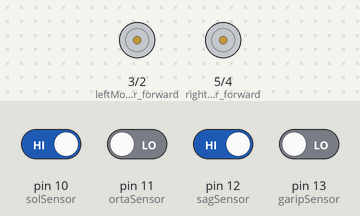
A sketch run on a simulated Arduino Uno, built with avr-gcc and run on an emulated ATmega328P. On the bench: motor-driver pin pairs drawn as motors (green arrow = first pin HIGH = forward, orange = second pin HIGH = backward, longer = more drive, scaled by the enable pin). The inputs (shaded band) are chosen by the test bench; at power-on: pin 10 (solSensor), pin 12 (sagSensor) HIGH, pin 11 (ortaSensor), pin 13 (garipSensor) LOW.

Above: at 1.2 s.
1.3 s: pin 10 (solSensor) driven LOW
At 2.4 s:
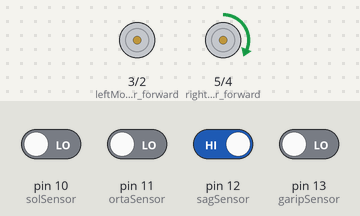
2.8 s: pin 11 (ortaSensor) driven HIGH and pin 13 (garipSensor) driven HIGH
At 5.6 s:
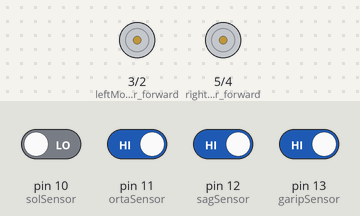
5.8 s: pin 11 (ortaSensor) driven LOW
At 7.9 s:
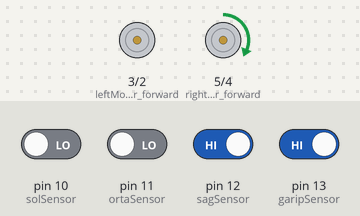
8.5 s: pin 11 (ortaSensor) driven HIGH
At 10.55 s:
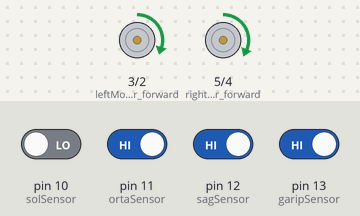
11.5 s: pin 13 (garipSensor) driven LOW
At 13.4 s:
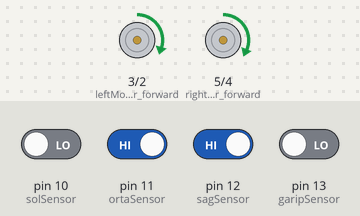
14.1 s: pin 10 (solSensor) driven HIGH and pin 11 (ortaSensor) driven LOW and pin 12 (sagSensor) driven LOW and pin 13 (garipSensor) driven HIGH
At 14.5 s:
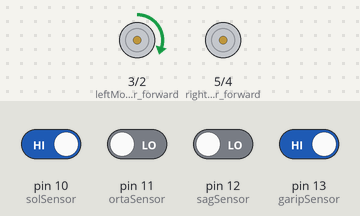
Timing chart, 0 to 16.6 s (numbered marks = the images above; inputs shaded):
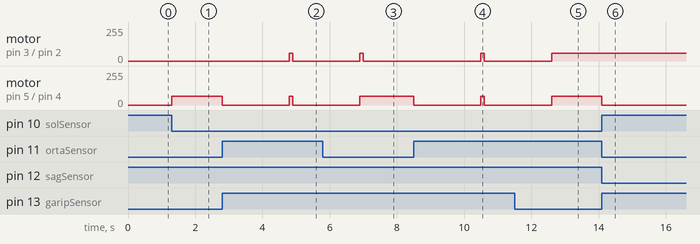

The sketch:

first_Robot_ITURO.ino
```cpp
/* Written by Alican Bayındır
   For ITURO Competition

   Ilk olarak sensörleri ve motorları tanımlayarak başlanıldı.*/
#define garipSensor 13
#define sagSensor 12
#define ortaSensor 11
#define solSensor 10

const int leftMotor_speed = 9;
const int rightMotor_speed = 6;
const int leftMotor_forward = 3;
const int leftMotor_backward = 2;
const int rightMotor_forward = 5;
const int rightMotor_backward = 4;

//Burda robotun kesişime geldiğini anlamak için değişken oluşturuldu (İleride kullanımını anlatıldı. Anlattılan yer * ile işaretlenmiştir.)
int tShapes = 0;


//Sensör ve motorları kuruldu - Arduinoya tanıtıldı.
void setup()
{
  pinMode(solSensor, INPUT);
  pinMode(ortaSensor, INPUT);
  pinMode(sagSensor, INPUT);
  pinMode(garipSensor, INPUT);

  pinMode(leftMotor_forward, OUTPUT);
  pinMode(leftMotor_backward, OUTPUT);
  pinMode(rightMotor_forward, OUTPUT);
  pinMode(rightMotor_backward, OUTPUT);
}


void loop() {

  //*** Burda tabelaların önünde durma sayısı 8 den küçükse normal prosedürü işlemesi için bir kod satırı
  //yazdıldı bu kod satırında sensörler eğer kesişim noktasına geliyorsa duruyor 2 saniye bekliyor ve
  //yoluna devam ediyor.***
if(tShapes<=8)
{
  if(digitalRead(garipSensor) == 1 && digitalRead(ortaSensor) == 1)
  {
    justStop();
    delay(2000);
    forward();
    delay(100);
    tShapes++;
  }

  //Aşağıdaki 3 satır if komutu aracın çizgi izleyen sensörlere göre konumunu ayarlaması eğer
  //düz bir konumda ise ileri doğru gitmesi için yazıldı.

  if(digitalRead(solSensor) == 0 && digitalRead(ortaSensor) == 1 && digitalRead(sagSensor) == 0)
  {
    forward();
  }

  if(digitalRead(solSensor) == 0 && digitalRead(ortaSensor) == 0 && digitalRead(sagSensor) == 1)
  {
    right();
  }

  if(digitalRead(solSensor) == 1 && digitalRead(ortaSensor) == 0 && digitalRead(sagSensor) == 0)
  {
    left();
  }
}

//Aşağıdaki satırlar kesişim sayısı (tShapes) ==8 ise dur, geriye dön, ve başlangıç noktasına geldiğinde dur
//komutunu vermek için yazıldı.

  else
{
  justStop();
  delay(2000);
  back();

  if(digitalRead(solSensor) == 0 && digitalRead(ortaSensor) == 1 && digitalRead(sagSensor) == 0)
  {
    forward();
  }

  if(digitalRead(solSensor) == 0 && digitalRead(ortaSensor) == 0 && digitalRead(sagSensor) == 1)
  {
    right();
  }

  if(digitalRead(solSensor) == 1 && digitalRead(ortaSensor) == 0 && digitalRead(sagSensor) == 0)
  {
    left();
  }

  if(digitalRead(garipSensor) == 1 && digitalRead(solSensor) == 1 && digitalRead(ortaSensor) == 0 && digitalRead(sagSensor) == 0)
  {
    justStop();
  }
 }
}

//Bu fonksiyon ileri fonksiyonu aracın ileri gitmesini sağlar.
void forward ()
{
  digitalWrite(leftMotor_forward, HIGH);
  digitalWrite(leftMotor_backward, LOW);
  analogWrite(leftMotor_speed, 60);

  digitalWrite(rightMotor_forward, HIGH);
  digitalWrite(rightMotor_backward, LOW);
  analogWrite(rightMotor_speed, 65);
}

//Bu fonksiyon sol fonksiyonu aracın sola gitmesini sağlar.
void left ()
{
  digitalWrite(leftMotor_forward, HIGH);
  digitalWrite(leftMotor_backward, LOW);
  analogWrite(leftMotor_speed, 60);

  digitalWrite(rightMotor_forward, HIGH);
  digitalWrite(rightMotor_backward, LOW);
  analogWrite(rightMotor_speed, 0);
}

//Bu fonksiyon sağ fonksiyonu aracın sağa gitmesini sağlar.
void right ()
{
  digitalWrite(leftMotor_forward, HIGH);
  digitalWrite(leftMotor_backward, LOW);
  analogWrite(leftMotor_speed, 0);

  digitalWrite(rightMotor_forward, HIGH);
  digitalWrite(rightMotor_backward, LOW);
  analogWrite(rightMotor_speed, 65);
}

//Bu fonksiyon aracın durmasını sağlar.
void justStop()
{
  digitalWrite(leftMotor_forward, HIGH);
  digitalWrite(leftMotor_backward, LOW);
  analogWrite(leftMotor_speed, 0);

  digitalWrite(rightMotor_forward, HIGH);
  digitalWrite(rightMotor_backward, LOW);
  analogWrite(rightMotor_speed, 0);
}

//Bu fonksiyon motorlara giden akımın yönünü değiştirerek birinin ileriye diğerinin geriye
//dönmesiyle aracın geriye dönmesini sağlar. leftMotor_forward ile rightMotor_forward diğer
//fonksiyonlara baktığımızda HIGH komutunu alır burda birinin HIGH diğerinin LOW olma sebebi
//akım yönünün değiştirilmek istenilmesinden dolayı.
void back()
{
  digitalWrite(leftMotor_forward, HIGH);
  digitalWrite(leftMotor_backward, LOW);
  analogWrite(leftMotor_speed, 50);

  digitalWrite(rightMotor_forward, LOW);
  digitalWrite(rightMotor_backward, HIGH);
  analogWrite(rightMotor_speed, 50);
}
```

Measured:
- after the input at 1.3 s, motor on pin 5 (rightMotor_forward) / pin 4 (rightMotor_backward): stopped → forward 65/255 at once
- after the input at 2.8 s, motor on pin 3 (leftMotor_forward) / pin 2 (leftMotor_backward): stopped → forward 60/255 after 2.0 s, → stopped 0.10 s later; motor on pin 5 (rightMotor_forward) / pin 4 (rightMotor_backward): forward 65/255 → stopped at once, → forward 65/255 2.0 s later, → stopped 0.10 s later
- after the input at 5.8 s, motor on pin 5 (rightMotor_forward) / pin 4 (rightMotor_backward): goes on until 6.9 s, then stays forward 65/255
- after the input at 8.5 s, motor on pin 3 (leftMotor_forward) / pin 2 (leftMotor_backward): stopped → forward 60/255 after 2.0 s, → stopped 0.10 s later; motor on pin 5 (rightMotor_forward) / pin 4 (rightMotor_backward): forward 65/255 → stopped at once, → forward 65/255 2.0 s later, → stopped 0.10 s later
- after the input at 11.5 s, motor on pin 3 (leftMotor_forward) / pin 2 (leftMotor_backward): goes on until 12.6 s, then stays forward 60/255; motor on pin 5 (rightMotor_forward) / pin 4 (rightMotor_backward): goes on until 12.6 s, then stays forward 65/255
- after the input at 14.1 s, motor on pin 5 (rightMotor_forward) / pin 4 (rightMotor_backward): forward 65/255 → stopped at once
